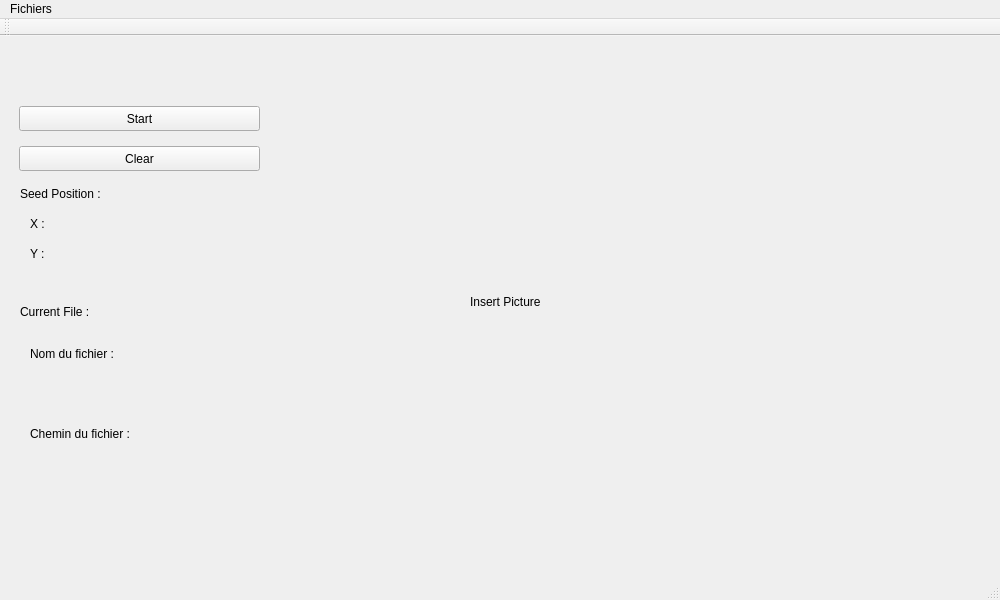
<?xml version="1.0" encoding="UTF-8"?>
<ui version="4.0">
 <class>MainWindow</class>
 <widget class="QMainWindow" name="MainWindow">
  <property name="geometry">
   <rect>
    <x>0</x>
    <y>0</y>
    <width>1000</width>
    <height>600</height>
   </rect>
  </property>
  <property name="minimumSize">
   <size>
    <width>1000</width>
    <height>600</height>
   </size>
  </property>
  <property name="maximumSize">
   <size>
    <width>1000</width>
    <height>600</height>
   </size>
  </property>
  <property name="windowTitle">
   <string>MainWindow</string>
  </property>
  <widget class="QWidget" name="centralWidget">
   <widget class="QLabel" name="picture">
    <property name="geometry">
     <rect>
      <x>470</x>
      <y>10</y>
      <width>512</width>
      <height>512</height>
     </rect>
    </property>
    <property name="minimumSize">
     <size>
      <width>512</width>
      <height>512</height>
     </size>
    </property>
    <property name="maximumSize">
     <size>
      <width>512</width>
      <height>512</height>
     </size>
    </property>
    <property name="text">
     <string>Insert Picture</string>
    </property>
   </widget>
   <widget class="QPushButton" name="startButton">
    <property name="geometry">
     <rect>
      <x>19</x>
      <y>70</y>
      <width>241</width>
      <height>25</height>
     </rect>
    </property>
    <property name="text">
     <string>Start</string>
    </property>
   </widget>
   <widget class="QPushButton" name="clearButton">
    <property name="geometry">
     <rect>
      <x>19</x>
      <y>110</y>
      <width>241</width>
      <height>25</height>
     </rect>
    </property>
    <property name="text">
     <string>Clear</string>
    </property>
   </widget>
   <widget class="QLabel" name="x">
    <property name="geometry">
     <rect>
      <x>30</x>
      <y>180</y>
      <width>55</width>
      <height>16</height>
     </rect>
    </property>
    <property name="text">
     <string>X : </string>
    </property>
   </widget>
   <widget class="QLabel" name="y">
    <property name="geometry">
     <rect>
      <x>30</x>
      <y>210</y>
      <width>55</width>
      <height>16</height>
     </rect>
    </property>
    <property name="text">
     <string>Y : </string>
    </property>
   </widget>
   <widget class="QLabel" name="x_pos">
    <property name="geometry">
     <rect>
      <x>70</x>
      <y>180</y>
      <width>55</width>
      <height>20</height>
     </rect>
    </property>
    <property name="text">
     <string/>
    </property>
   </widget>
   <widget class="QLabel" name="y_pos">
    <property name="geometry">
     <rect>
      <x>70</x>
      <y>210</y>
      <width>55</width>
      <height>21</height>
     </rect>
    </property>
    <property name="text">
     <string/>
    </property>
   </widget>
   <widget class="QLabel" name="seed">
    <property name="geometry">
     <rect>
      <x>20</x>
      <y>150</y>
      <width>231</width>
      <height>16</height>
     </rect>
    </property>
    <property name="text">
     <string>Seed Position : </string>
    </property>
   </widget>
   <widget class="QLabel" name="currentfile">
    <property name="geometry">
     <rect>
      <x>20</x>
      <y>260</y>
      <width>161</width>
      <height>31</height>
     </rect>
    </property>
    <property name="text">
     <string>Current File : </string>
    </property>
   </widget>
   <widget class="QLabel" name="filename">
    <property name="geometry">
     <rect>
      <x>30</x>
      <y>330</y>
      <width>411</width>
      <height>41</height>
     </rect>
    </property>
    <property name="text">
     <string/>
    </property>
   </widget>
   <widget class="QLabel" name="filepath">
    <property name="geometry">
     <rect>
      <x>30</x>
      <y>410</y>
      <width>411</width>
      <height>41</height>
     </rect>
    </property>
    <property name="text">
     <string/>
    </property>
   </widget>
   <widget class="QLabel" name="label">
    <property name="geometry">
     <rect>
      <x>30</x>
      <y>310</y>
      <width>131</width>
      <height>16</height>
     </rect>
    </property>
    <property name="text">
     <string>Nom du fichier :</string>
    </property>
   </widget>
   <widget class="QLabel" name="label_2">
    <property name="geometry">
     <rect>
      <x>30</x>
      <y>390</y>
      <width>121</width>
      <height>16</height>
     </rect>
    </property>
    <property name="text">
     <string>Chemin du fichier :</string>
    </property>
   </widget>
  </widget>
  <widget class="QMenuBar" name="menuBar">
   <property name="geometry">
    <rect>
     <x>0</x>
     <y>0</y>
     <width>1000</width>
     <height>25</height>
    </rect>
   </property>
   <widget class="QMenu" name="menuFichiers">
    <property name="title">
     <string>Fichiers</string>
    </property>
    <addaction name="actionImporter_fichier_dcm"/>
   </widget>
   <addaction name="menuFichiers"/>
  </widget>
  <widget class="QToolBar" name="mainToolBar">
   <attribute name="toolBarArea">
    <enum>TopToolBarArea</enum>
   </attribute>
   <attribute name="toolBarBreak">
    <bool>false</bool>
   </attribute>
  </widget>
  <widget class="QStatusBar" name="statusBar"/>
  <action name="actionImporter_fichier_dcm">
   <property name="text">
    <string>Importer fichier .dcm</string>
   </property>
  </action>
 </widget>
 <layoutdefault spacing="6" margin="11"/>
 <resources/>
 <connections/>
</ui>
